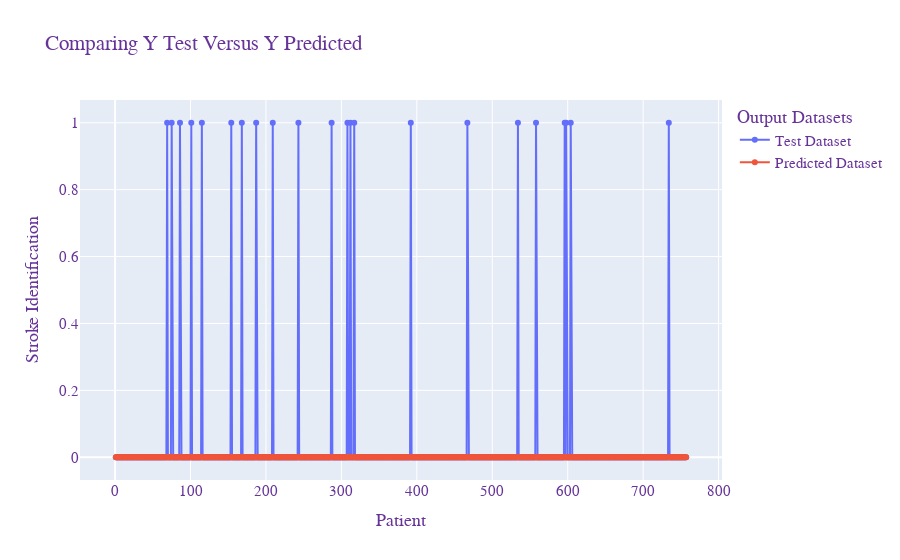

Notebook code for this chart:
### Markdown cell above
### **Plot the Difference in Results**

### Code cell
import plotly.graph_objects as go

X_test_len = []
for i in range(0, len(X_test)):
    X_test_len.append(i + 1)

fig = go.Figure()

fig.add_trace(
    go.Scatter(
        x = X_test_len,
        y = y_test,
        mode = 'markers+lines',
        name = 'Test Dataset',
    ))

fig.add_trace(
    go.Scatter(
        x = X_test_len,
        y = y_pred,
        mode = 'markers+lines',
        name = 'Predicted Dataset'
    ))

fig.update_layout(
    title = "Comparing Y Test Versus Y Predicted",
    xaxis_title = "Patient",
    yaxis_title = "Stroke Identification",
    legend_title = "Output Datasets",
    font=dict(
        family = "Times New Roman, monospace",
        size = 15,
        color = "RebeccaPurple"
    )
)

fig.show()

### Figure 1 — Plotly figure (JSON) as saved in the notebook; plotly's stock layout.template omitted (floating-point values rounded to 4 significant figures; data arrays with more than 128 entries replaced by an {"elided": "..."} marker saying what was removed)
{"data": [{"mode": "markers+lines", "name": "Test Dataset", "type": "scatter", "x": {"elided": "757 int values"}, "y": {"elided": "757 int values"}}, {"mode": "markers+lines", "name": "Predicted Dataset", "type": "scatter", "x": {"elided": "757 int values"}, "y": {"elided": "757 int values"}}], "layout": {"font": {"color": "RebeccaPurple", "family": "Times New Roman, monospace", "size": 15}, "legend": {"title": {"text": "Output Datasets"}}, "title": {"text": "Comparing Y Test Versus Y Predicted"}, "xaxis": {"title": {"text": "Patient"}}, "yaxis": {"title": {"text": "Stroke Identification"}}}}
